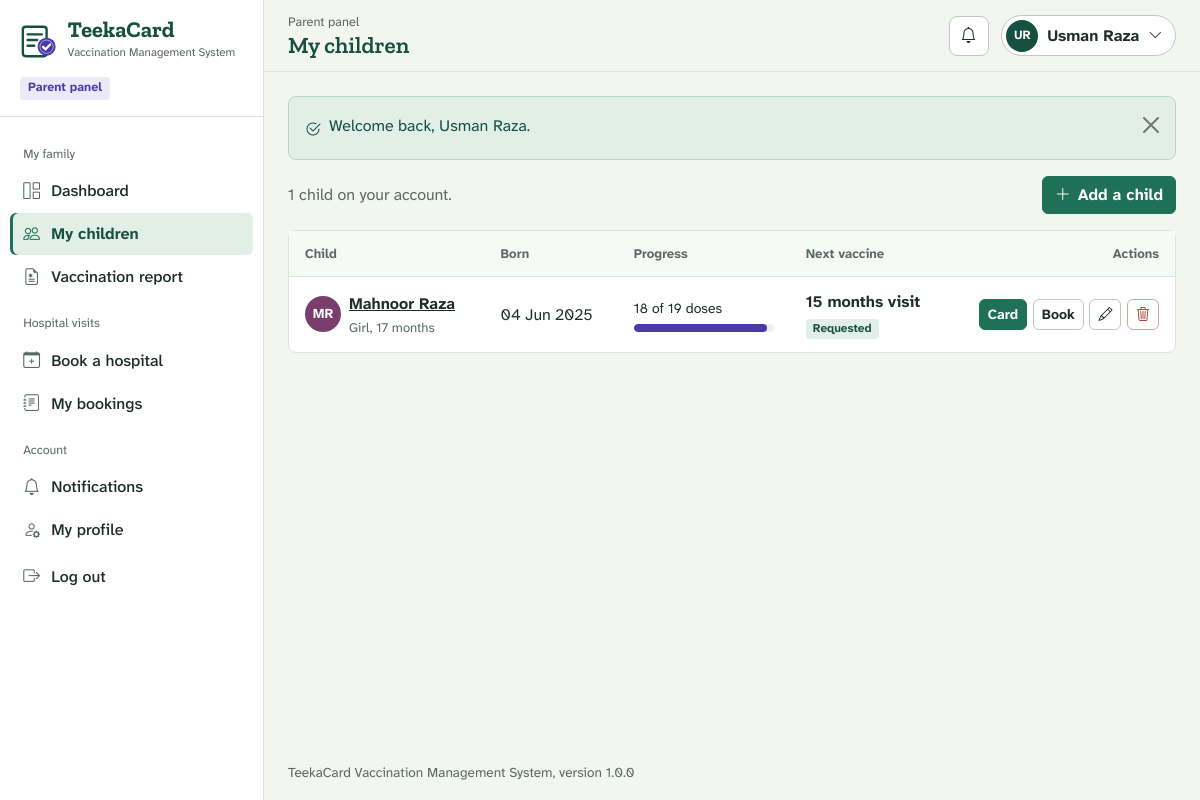
/1_Source_Code/vms/parent/children.php (signed in), run on an earlier commit of the app's database.
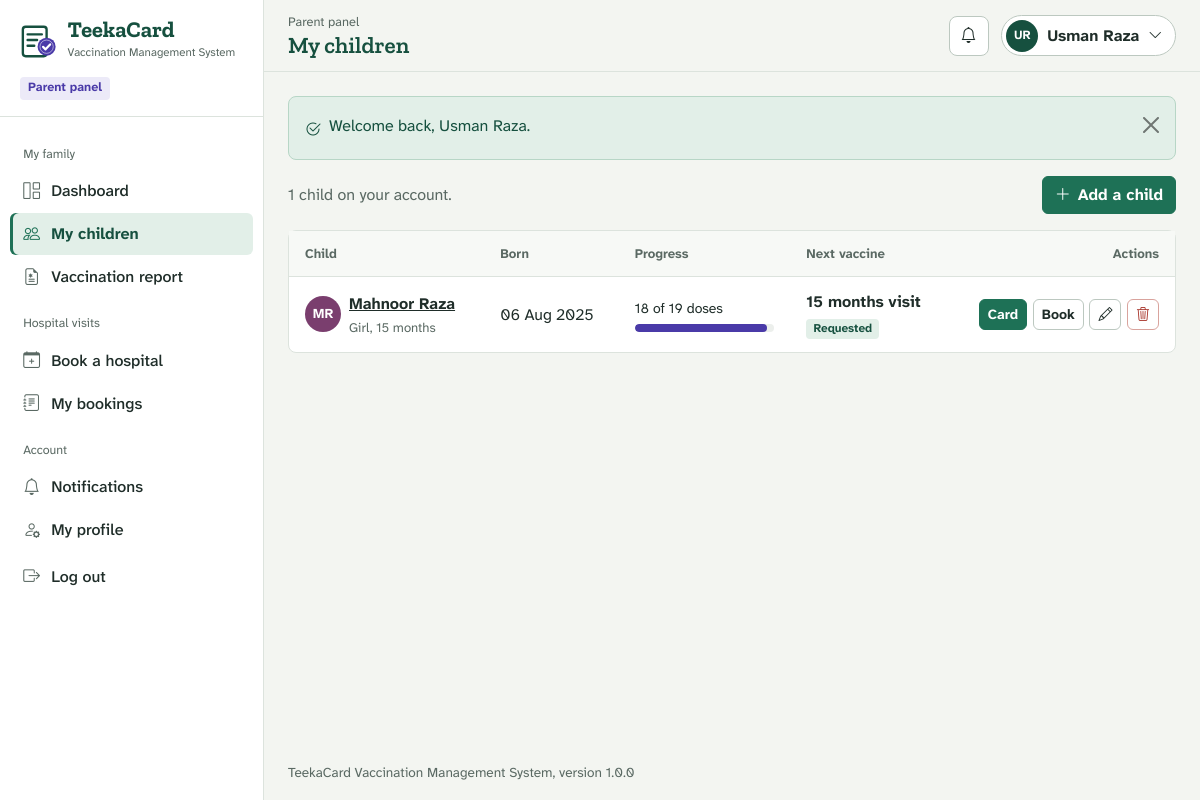
And on a later commit of the database.
### tables this page shows
CREATE TABLE `children` (
  `id`            INT UNSIGNED NOT NULL AUTO_INCREMENT,
  `parent_id`     INT UNSIGNED NOT NULL,
  `name`          VARCHAR(100) NOT NULL,
  `date_of_birth` DATE NOT NULL,
  `gender`        ENUM('Male','Female') NOT NULL,
  `blood_group`   VARCHAR(5) NULL DEFAULT NULL,
  `birth_weight`  DECIMAL(4,2) NULL DEFAULT NULL COMMENT 'kg',
  `notes`         VARCHAR(255) NULL DEFAULT NULL COMMENT 'allergies / medical notes',
  `created_at`    DATETIME NOT NULL DEFAULT CURRENT_TIMESTAMP,
  `updated_at`    DATETIME NULL DEFAULT NULL ON UPDATE CURRENT_TIMESTAMP,
  PRIMARY KEY (`id`),
  KEY `idx_child_parent` (`parent_id`),
  CONSTRAINT `fk_child_parent` FOREIGN KEY (`parent_id`)
    REFERENCES `parents` (`id`) ON DELETE CASCADE
);

CREATE TABLE `vaccines` (
  `id`               INT UNSIGNED NOT NULL AUTO_INCREMENT,
  `name`             VARCHAR(100) NOT NULL,
  `short_name`       VARCHAR(20)  NOT NULL,
  `protects_against` VARCHAR(255) NOT NULL,
  `age_days`         INT UNSIGNED NOT NULL DEFAULT 0,
  `age_label`        VARCHAR(30)  NOT NULL,
  `route`            VARCHAR(50)  NULL DEFAULT NULL,
  `description`      TEXT NULL,
  `status`           ENUM('Available','Unavailable') NOT NULL DEFAULT 'Available',
  `created_at`       DATETIME NOT NULL DEFAULT CURRENT_TIMESTAMP,
  `updated_at`       DATETIME NULL DEFAULT NULL ON UPDATE CURRENT_TIMESTAMP,
  PRIMARY KEY (`id`),
  UNIQUE KEY `uq_vaccine_short` (`short_name`),
  KEY `idx_vaccine_age` (`age_days`)
);

### 1_Source_Code/vms/parent/children.php (the view, shortened to what the changed rows need)
<?php
$parentId = current_user_id();
$action   = get('action');
$form   = ['name' => '', 'date_of_birth' => '', 'gender' => '', 'blood_group' => '', 'birth_weight' => '', 'notes' => ''];
$errors = [];
$child  = null;
$children  = db_all('SELECT * FROM children WHERE parent_id = ? ORDER BY date_of_birth DESC, id DESC', [$parentId]);
$schedules = build_schedules($children);
$showForm  = in_array($action, ['add', 'edit'], true);
require APP_ROOT . '/includes/layout/panel-header.php';
?>
<?php if ($showForm): ?>
    <div class="row g-4">
        <div class="col-xl-8">
            <form class="sheet" method="post" novalidate>
                <?= csrf_field() ?>
                <input type="hidden" name="action" value="save">
                <div class="sheet-head">
                    <h2><?= $action === 'edit' ? 'Update ' . e($child['name']) : 'Child details' ?></h2>
                </div>
                <div class="sheet-body">
                    <div class="row g-3">
                        <div class="col-md-7">
                            <label class="form-label required" for="f-name">Child's full name</label>
                            <input class="form-control<?= invalid($errors, 'name') ?>" id="f-name" name="name" value="<?= e($form['name']) ?>" required autofocus>
                            <?= field_error($errors, 'name') ?>
                        </div>
                        <div class="col-md-5">
                            <label class="form-label required" for="f-dob">Date of birth</label>
                            <input class="form-control<?= invalid($errors, 'date_of_birth') ?>" type="date" id="f-dob" name="date_of_birth"
                                   value="<?= e($form['date_of_birth']) ?>" max="<?= today() ?>" required>
                            <?= field_error($errors, 'date_of_birth') ?>
                        </div>
                        <div class="col-md-5">
                            <fieldset>
                                <legend class="form-label required fs-6">Gender</legend>
                                <div class="d-flex gap-4 pt-1">
                                    <?php foreach (['Female', 'Male'] as $g): ?>
                                        <div class="form-check">
                                            <input class="form-check-input<?= invalid($errors, 'gender') ?>" type="radio" name="gender" id="g-<?= $g ?>" value="<?= $g ?>"<?= checked($form['gender'] === $g) ?>>
                                            <label class="form-check-label" for="g-<?= $g ?>"><?= $g === 'Female' ? 'Girl' : 'Boy' ?></label>
                                        </div>
                                    <?php endforeach; ?>
                                </div>
                                <?php if (isset($errors['gender'])): ?><div class="text-danger small"><?= e($errors['gender']) ?></div><?php endif; ?>
                            </fieldset>
                        </div>
                        <div class="col-md-3">
                            <label class="form-label" for="f-blood">Blood group</label>
                            <select class="form-select<?= invalid($errors, 'blood_group') ?>" id="f-blood" name="blood_group">
                                <option value="">Not known</option>
                                <?php foreach (blood_groups() as $bg): ?>
                                    <option<?= selected($bg, $form['blood_group']) ?>><?= e($bg) ?></option>
                                <?php endforeach; ?>
                            </select>
                            <?= field_error($errors, 'blood_group') ?>
                        </div>
                        <div class="col-md-4">
                            <label class="form-label" for="f-weight">Birth weight</label>
                            <div class="input-group has-validation">
                                <input class="form-control<?= invalid($errors, 'birth_weight') ?>" type="number" step="0.01" min="0.5" max="6.5"
                                       id="f-weight" name="birth_weight" value="<?= e($form['birth_weight']) ?>">
                                <span class="input-group-text">kg</span>
                                <?= field_error($errors, 'birth_weight') ?>
                            </div>
                        </div>
                        <div class="col-12">
                            <label class="form-label" for="f-notes">Allergies or medical notes</label>
                            <input class="form-control<?= invalid($errors, 'notes') ?>" id="f-notes" name="notes" value="<?= e($form['notes']) ?>"
                                   maxlength="255" placeholder="e.g. allergic to eggs" aria-describedby="notes-help">
                            <div class="form-text" id="notes-help">Hospitals see this note with the appointment.</div>
                            <?= field_error($errors, 'notes') ?>
                        </div>
                    </div>
                </div>
                <div class="sheet-foot d-flex justify-content-end gap-2">
                    <a class="btn btn-light" href="<?= url($action === 'edit' ? 'parent/child.php?id=' . (int) $child['id'] : 'parent/children.php') ?>">Cancel</a>
                    <button class="btn btn-primary" type="submit"><?= $action === 'edit' ? 'Save changes' : 'Add child' ?></button>
                </div>
            </form>
        </div>
        <div class="col-xl-4">
            <div class="sheet sheet-body">
                <h2 class="h4">What happens next?</h2>
                <p class="text-soft mb-2">As soon as you save, <?= e(APP_NAME) ?> works out the date of every vaccine from the date of birth.</p>
                <p class="text-soft mb-0">If your child already had some vaccines, open the card and record them from the paper card, so they are not booked again.</p>
            </div>
        </div>
    </div>
<?php else: ?>
    <div class="sheet">
        <?php if (!$children): ?>
            <?= empty_state('No children added yet', 'Add your child to see the full vaccination schedule with dates.', url('parent/children.php?action=add'), 'Add a child') ?>
        <?php else: ?>
            <div class="table-responsive">
                <table class="table table-hover">
                    <thead>
                        <tr>
                            <th scope="col">Child</th>
                            <th scope="col">Born</th>
                            <th scope="col">Progress</th>
                            <th scope="col">Next vaccine</th>
                            <th scope="col" class="text-end">Actions</th>
                        </tr>
                    </thead>
                    <tbody>
                        <?php foreach ($children as $c): ?>
                            <?php
                            $s       = $schedules[$c['id']]['summary'];
                            $percent = $s['total'] ? (int) round($s['given'] / $s['total'] * 100) : 0;
                            $next    = $s['next'];
                            ?>
                            <tr>
                                <td>
                                    <div class="d-flex align-items-center gap-2">
                                        <span class="avatar <?= $c['gender'] === 'Female' ? 'avatar-girl' : 'avatar-boy' ?>" aria-hidden="true"><?= e(initials($c['name'])) ?></span>
                                        <div>
                                            <a class="cell-title" href="<?= url('parent/child.php?id=' . (int) $c['id']) ?>"><?= e($c['name']) ?></a>
                                            <div class="cell-sub"><?= $c['gender'] === 'Female' ? 'Girl' : 'Boy' ?>, <?= e(child_age($c['date_of_birth'])) ?></div>
                                        </div>
                                    </div>
                                </td>
                                <td class="text-nowrap"><?= e(fmt_date($c['date_of_birth'])) ?></td>
                                <td style="min-width: 160px">
                                    <div class="small mb-1"><?= (int) $s['given'] ?> of <?= (int) $s['total'] ?> doses</div>
                                    <div class="progress-rail"><span style="width: <?= $percent ?>%"></span></div>
                                </td>
                                <td>
                                    <?php if (!$next): ?>
                                        <span class="stamp-line">ALL DONE</span>
                                    <?php else: ?>
                                        <?php [, $cls] = state_meta($next['state']['key']); ?>
                                        <div class="fw-600"><?= e($next['vaccine']['age_label']) ?> visit</div>
                                        <span class="state-chip <?= $cls ?>"><?= e($next['state']['key'] === 'booked' ? $next['state']['label'] : due_phrase($next['due_date'])) ?></span>
                                    <?php endif; ?>
                                </td>
                                <td>
                                    <div class="table-actions">
                                        <a class="btn btn-sm btn-primary" href="<?= url('parent/child.php?id=' . (int) $c['id']) ?>">Card</a>
                                        <?php if ($next): ?>
                                            <a class="btn btn-sm btn-light" href="<?= url('parent/book.php?child=' . (int) $c['id']) ?>">Book</a>
                                        <?php endif; ?>
                                        <a class="btn btn-sm btn-light" href="<?= url('parent/children.php?action=edit&id=' . (int) $c['id']) ?>" aria-label="Edit <?= e($c['name']) ?>">
                                            <i class="bi bi-pencil" aria-hidden="true"></i>
                                        </a>
                                        <form method="post" data-confirm="Remove <?= e($c['name']) ?> from your account? Their paper-card records will also be removed.">
                                            <button class="btn btn-sm btn-outline-danger" type="submit" aria-label="Delete <?= e($c['name']) ?>">
                                                <i class="bi bi-trash3" aria-hidden="true"></i>
                                            </button>
                                        </form>
                                    </div>
                                </td>
                            </tr>
                        <?php endforeach; ?>
                    </tbody>
                </table>
            </div>
        <?php endif; ?>
    </div>
<?php endif; ?>
<?php require APP_ROOT . '/includes/layout/panel-footer.php'; ?>

What changed in the data, as far as the page shows it:
changed children "Mahnoor Raza": date_of_birth "17 months" → "15 months"; date_of_birth "04 Jun 2025" → "06 Aug 2025"
